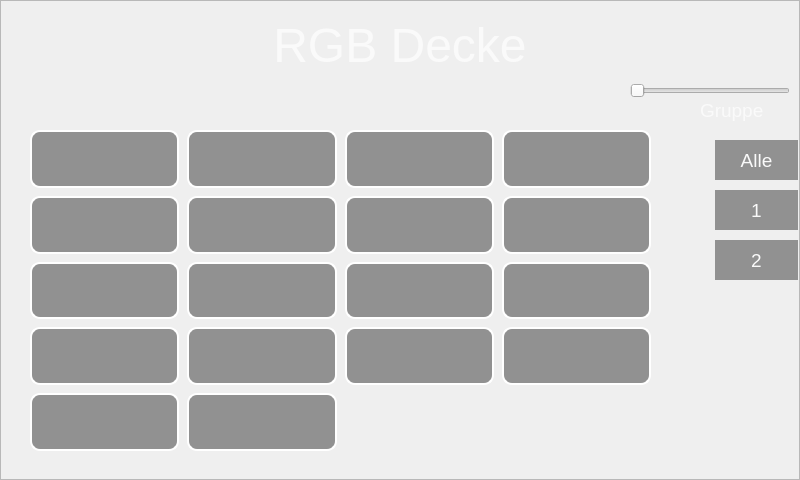
<?xml version="1.0" encoding="UTF-8"?>
<ui version="4.0">
 <class>RGB_Decke</class>
 <widget class="QDialog" name="RGB_Decke">
  <property name="enabled">
   <bool>true</bool>
  </property>
  <property name="geometry">
   <rect>
    <x>0</x>
    <y>0</y>
    <width>800</width>
    <height>480</height>
   </rect>
  </property>
  <property name="sizePolicy">
   <sizepolicy hsizetype="Fixed" vsizetype="Fixed">
    <horstretch>0</horstretch>
    <verstretch>0</verstretch>
   </sizepolicy>
  </property>
  <property name="minimumSize">
   <size>
    <width>800</width>
    <height>480</height>
   </size>
  </property>
  <property name="maximumSize">
   <size>
    <width>800</width>
    <height>480</height>
   </size>
  </property>
  <property name="windowTitle">
   <string>Dialog</string>
  </property>
  <property name="styleSheet">
   <string notr="true"/>
  </property>
  <widget class="QLabel" name="label">
   <property name="geometry">
    <rect>
     <x>0</x>
     <y>20</y>
     <width>800</width>
     <height>50</height>
    </rect>
   </property>
   <property name="font">
    <font>
     <pointsize>36</pointsize>
    </font>
   </property>
   <property name="styleSheet">
    <string notr="true">color:rgb(250,250,250);</string>
   </property>
   <property name="text">
    <string>RGB Decke</string>
   </property>
   <property name="textFormat">
    <enum>Qt::PlainText</enum>
   </property>
   <property name="alignment">
    <set>Qt::AlignCenter</set>
   </property>
  </widget>
  <widget class="QLabel" name="label_2">
   <property name="geometry">
    <rect>
     <x>700</x>
     <y>100</y>
     <width>101</width>
     <height>21</height>
    </rect>
   </property>
   <property name="font">
    <font>
     <pointsize>14</pointsize>
    </font>
   </property>
   <property name="styleSheet">
    <string notr="true">color:rgb(250,250,250);</string>
   </property>
   <property name="text">
    <string>Gruppe</string>
   </property>
  </widget>
  <widget class="QPushButton" name="pushButton_all">
   <property name="geometry">
    <rect>
     <x>715</x>
     <y>140</y>
     <width>83</width>
     <height>40</height>
    </rect>
   </property>
   <property name="font">
    <font>
     <pointsize>14</pointsize>
    </font>
   </property>
   <property name="focusPolicy">
    <enum>Qt::NoFocus</enum>
   </property>
   <property name="styleSheet">
    <string notr="true">border:none;
background-color:rgba(0,0,0,100);
color:rgb(250,250,250);</string>
   </property>
   <property name="text">
    <string>Alle</string>
   </property>
   <property name="checkable">
    <bool>true</bool>
   </property>
   <property name="flat">
    <bool>true</bool>
   </property>
  </widget>
  <widget class="QPushButton" name="pushButton_Group_1">
   <property name="geometry">
    <rect>
     <x>715</x>
     <y>190</y>
     <width>83</width>
     <height>40</height>
    </rect>
   </property>
   <property name="font">
    <font>
     <pointsize>14</pointsize>
    </font>
   </property>
   <property name="focusPolicy">
    <enum>Qt::NoFocus</enum>
   </property>
   <property name="styleSheet">
    <string notr="true">border:none;
background-color:rgba(0,0,0,100);
color:rgb(250,250,250);</string>
   </property>
   <property name="text">
    <string>1</string>
   </property>
   <property name="checkable">
    <bool>true</bool>
   </property>
   <property name="flat">
    <bool>true</bool>
   </property>
  </widget>
  <widget class="QPushButton" name="pushButton_Group_2">
   <property name="geometry">
    <rect>
     <x>715</x>
     <y>240</y>
     <width>83</width>
     <height>40</height>
    </rect>
   </property>
   <property name="font">
    <font>
     <pointsize>14</pointsize>
    </font>
   </property>
   <property name="focusPolicy">
    <enum>Qt::NoFocus</enum>
   </property>
   <property name="styleSheet">
    <string notr="true">border:none;
background-color:rgba(0,0,0,100);
color:rgb(250,250,250);</string>
   </property>
   <property name="text">
    <string>2</string>
   </property>
   <property name="checkable">
    <bool>true</bool>
   </property>
   <property name="flat">
    <bool>true</bool>
   </property>
  </widget>
  <widget class="QWidget" name="gridLayoutWidget">
   <property name="geometry">
    <rect>
     <x>30</x>
     <y>130</y>
     <width>621</width>
     <height>321</height>
    </rect>
   </property>
   <layout class="QGridLayout" name="gridLayout">
    <property name="spacing">
     <number>8</number>
    </property>
    <item row="4" column="3">
     <widget class="QPushButton" name="pushButton_16">
      <property name="sizePolicy">
       <sizepolicy hsizetype="Expanding" vsizetype="Expanding">
        <horstretch>0</horstretch>
        <verstretch>0</verstretch>
       </sizepolicy>
      </property>
      <property name="focusPolicy">
       <enum>Qt::NoFocus</enum>
      </property>
      <property name="styleSheet">
       <string notr="true">border:2px solid white;
border-radius:10px;
background-color:rgba(0,0,0,100);</string>
      </property>
      <property name="text">
       <string/>
      </property>
      <property name="checkable">
       <bool>true</bool>
      </property>
      <property name="checked">
       <bool>true</bool>
      </property>
      <property name="flat">
       <bool>true</bool>
      </property>
     </widget>
    </item>
    <item row="5" column="3">
     <widget class="QPushButton" name="pushButton_18">
      <property name="sizePolicy">
       <sizepolicy hsizetype="Expanding" vsizetype="Expanding">
        <horstretch>0</horstretch>
        <verstretch>0</verstretch>
       </sizepolicy>
      </property>
      <property name="focusPolicy">
       <enum>Qt::NoFocus</enum>
      </property>
      <property name="styleSheet">
       <string notr="true">border:2px solid white;
border-radius:10px;
background-color:rgba(0,0,0,100);</string>
      </property>
      <property name="text">
       <string/>
      </property>
      <property name="checkable">
       <bool>true</bool>
      </property>
      <property name="checked">
       <bool>true</bool>
      </property>
      <property name="flat">
       <bool>true</bool>
      </property>
     </widget>
    </item>
    <item row="1" column="1">
     <widget class="QPushButton" name="pushButton_2">
      <property name="sizePolicy">
       <sizepolicy hsizetype="Expanding" vsizetype="Expanding">
        <horstretch>0</horstretch>
        <verstretch>0</verstretch>
       </sizepolicy>
      </property>
      <property name="focusPolicy">
       <enum>Qt::NoFocus</enum>
      </property>
      <property name="styleSheet">
       <string notr="true">border:2px solid white;
border-radius:10px;
background-color:rgba(0,0,0,100);</string>
      </property>
      <property name="text">
       <string/>
      </property>
      <property name="checkable">
       <bool>true</bool>
      </property>
      <property name="checked">
       <bool>true</bool>
      </property>
      <property name="flat">
       <bool>true</bool>
      </property>
     </widget>
    </item>
    <item row="1" column="3">
     <widget class="QPushButton" name="pushButton_12">
      <property name="sizePolicy">
       <sizepolicy hsizetype="Expanding" vsizetype="Expanding">
        <horstretch>0</horstretch>
        <verstretch>0</verstretch>
       </sizepolicy>
      </property>
      <property name="focusPolicy">
       <enum>Qt::NoFocus</enum>
      </property>
      <property name="styleSheet">
       <string notr="true">border:2px solid white;
border-radius:10px;
background-color:rgba(0,0,0,100);</string>
      </property>
      <property name="text">
       <string/>
      </property>
      <property name="checkable">
       <bool>true</bool>
      </property>
      <property name="checked">
       <bool>true</bool>
      </property>
      <property name="flat">
       <bool>true</bool>
      </property>
     </widget>
    </item>
    <item row="1" column="0">
     <widget class="QPushButton" name="pushButton_1">
      <property name="sizePolicy">
       <sizepolicy hsizetype="Expanding" vsizetype="Expanding">
        <horstretch>0</horstretch>
        <verstretch>0</verstretch>
       </sizepolicy>
      </property>
      <property name="focusPolicy">
       <enum>Qt::NoFocus</enum>
      </property>
      <property name="styleSheet">
       <string notr="true">border:2px solid white;
border-radius:10px;
background-color:rgba(0,0,0,100);</string>
      </property>
      <property name="text">
       <string/>
      </property>
      <property name="checkable">
       <bool>true</bool>
      </property>
      <property name="checked">
       <bool>true</bool>
      </property>
      <property name="flat">
       <bool>true</bool>
      </property>
     </widget>
    </item>
    <item row="5" column="2">
     <widget class="QPushButton" name="pushButton_17">
      <property name="sizePolicy">
       <sizepolicy hsizetype="Expanding" vsizetype="Expanding">
        <horstretch>0</horstretch>
        <verstretch>0</verstretch>
       </sizepolicy>
      </property>
      <property name="focusPolicy">
       <enum>Qt::NoFocus</enum>
      </property>
      <property name="styleSheet">
       <string notr="true">border:2px solid white;
border-radius:10px;
background-color:rgba(0,0,0,100);</string>
      </property>
      <property name="text">
       <string/>
      </property>
      <property name="checkable">
       <bool>true</bool>
      </property>
      <property name="checked">
       <bool>true</bool>
      </property>
      <property name="flat">
       <bool>true</bool>
      </property>
     </widget>
    </item>
    <item row="4" column="2">
     <widget class="QPushButton" name="pushButton_15">
      <property name="sizePolicy">
       <sizepolicy hsizetype="Expanding" vsizetype="Expanding">
        <horstretch>0</horstretch>
        <verstretch>0</verstretch>
       </sizepolicy>
      </property>
      <property name="focusPolicy">
       <enum>Qt::NoFocus</enum>
      </property>
      <property name="styleSheet">
       <string notr="true">border:2px solid white;
border-radius:10px;
background-color:rgba(0,0,0,100);</string>
      </property>
      <property name="text">
       <string/>
      </property>
      <property name="checkable">
       <bool>true</bool>
      </property>
      <property name="checked">
       <bool>true</bool>
      </property>
      <property name="flat">
       <bool>true</bool>
      </property>
     </widget>
    </item>
    <item row="3" column="2">
     <widget class="QPushButton" name="pushButton_13">
      <property name="sizePolicy">
       <sizepolicy hsizetype="Expanding" vsizetype="Expanding">
        <horstretch>0</horstretch>
        <verstretch>0</verstretch>
       </sizepolicy>
      </property>
      <property name="focusPolicy">
       <enum>Qt::NoFocus</enum>
      </property>
      <property name="styleSheet">
       <string notr="true">border:2px solid white;
border-radius:10px;
background-color:rgba(0,0,0,100);</string>
      </property>
      <property name="text">
       <string/>
      </property>
      <property name="checkable">
       <bool>true</bool>
      </property>
      <property name="checked">
       <bool>true</bool>
      </property>
      <property name="flat">
       <bool>true</bool>
      </property>
     </widget>
    </item>
    <item row="3" column="3">
     <widget class="QPushButton" name="pushButton_14">
      <property name="sizePolicy">
       <sizepolicy hsizetype="Expanding" vsizetype="Expanding">
        <horstretch>0</horstretch>
        <verstretch>0</verstretch>
       </sizepolicy>
      </property>
      <property name="focusPolicy">
       <enum>Qt::NoFocus</enum>
      </property>
      <property name="styleSheet">
       <string notr="true">border:2px solid white;
border-radius:10px;
background-color:rgba(0,0,0,100);</string>
      </property>
      <property name="text">
       <string/>
      </property>
      <property name="checkable">
       <bool>true</bool>
      </property>
      <property name="checked">
       <bool>true</bool>
      </property>
      <property name="flat">
       <bool>true</bool>
      </property>
     </widget>
    </item>
    <item row="1" column="2">
     <widget class="QPushButton" name="pushButton_11">
      <property name="sizePolicy">
       <sizepolicy hsizetype="Expanding" vsizetype="Expanding">
        <horstretch>0</horstretch>
        <verstretch>0</verstretch>
       </sizepolicy>
      </property>
      <property name="focusPolicy">
       <enum>Qt::NoFocus</enum>
      </property>
      <property name="styleSheet">
       <string notr="true">border:2px solid white;
border-radius:10px;
background-color:rgba(0,0,0,100);</string>
      </property>
      <property name="text">
       <string/>
      </property>
      <property name="checkable">
       <bool>true</bool>
      </property>
      <property name="checked">
       <bool>true</bool>
      </property>
      <property name="flat">
       <bool>true</bool>
      </property>
     </widget>
    </item>
    <item row="5" column="0">
     <widget class="QPushButton" name="pushButton_7">
      <property name="sizePolicy">
       <sizepolicy hsizetype="Expanding" vsizetype="Expanding">
        <horstretch>0</horstretch>
        <verstretch>0</verstretch>
       </sizepolicy>
      </property>
      <property name="focusPolicy">
       <enum>Qt::NoFocus</enum>
      </property>
      <property name="styleSheet">
       <string notr="true">border:2px solid white;
border-radius:10px;
background-color:rgba(0,0,0,100);</string>
      </property>
      <property name="text">
       <string/>
      </property>
      <property name="checkable">
       <bool>true</bool>
      </property>
      <property name="checked">
       <bool>true</bool>
      </property>
      <property name="flat">
       <bool>true</bool>
      </property>
     </widget>
    </item>
    <item row="4" column="0">
     <widget class="QPushButton" name="pushButton_5">
      <property name="sizePolicy">
       <sizepolicy hsizetype="Expanding" vsizetype="Expanding">
        <horstretch>0</horstretch>
        <verstretch>0</verstretch>
       </sizepolicy>
      </property>
      <property name="focusPolicy">
       <enum>Qt::NoFocus</enum>
      </property>
      <property name="styleSheet">
       <string notr="true">border:2px solid white;
border-radius:10px;
background-color:rgba(0,0,0,100);</string>
      </property>
      <property name="text">
       <string/>
      </property>
      <property name="checkable">
       <bool>true</bool>
      </property>
      <property name="checked">
       <bool>true</bool>
      </property>
      <property name="flat">
       <bool>true</bool>
      </property>
     </widget>
    </item>
    <item row="3" column="0">
     <widget class="QPushButton" name="pushButton_3">
      <property name="sizePolicy">
       <sizepolicy hsizetype="Expanding" vsizetype="Expanding">
        <horstretch>0</horstretch>
        <verstretch>0</verstretch>
       </sizepolicy>
      </property>
      <property name="focusPolicy">
       <enum>Qt::NoFocus</enum>
      </property>
      <property name="styleSheet">
       <string notr="true">border:2px solid white;
border-radius:10px;
background-color:rgba(0,0,0,100);</string>
      </property>
      <property name="text">
       <string/>
      </property>
      <property name="checkable">
       <bool>true</bool>
      </property>
      <property name="checked">
       <bool>true</bool>
      </property>
      <property name="flat">
       <bool>true</bool>
      </property>
     </widget>
    </item>
    <item row="6" column="1">
     <widget class="QPushButton" name="pushButton_10">
      <property name="sizePolicy">
       <sizepolicy hsizetype="Expanding" vsizetype="Expanding">
        <horstretch>0</horstretch>
        <verstretch>0</verstretch>
       </sizepolicy>
      </property>
      <property name="focusPolicy">
       <enum>Qt::NoFocus</enum>
      </property>
      <property name="styleSheet">
       <string notr="true">border:2px solid white;
border-radius:10px;
background-color:rgba(0,0,0,100);</string>
      </property>
      <property name="text">
       <string/>
      </property>
      <property name="checkable">
       <bool>true</bool>
      </property>
      <property name="checked">
       <bool>true</bool>
      </property>
      <property name="flat">
       <bool>true</bool>
      </property>
     </widget>
    </item>
    <item row="4" column="1">
     <widget class="QPushButton" name="pushButton_6">
      <property name="sizePolicy">
       <sizepolicy hsizetype="Expanding" vsizetype="Expanding">
        <horstretch>0</horstretch>
        <verstretch>0</verstretch>
       </sizepolicy>
      </property>
      <property name="focusPolicy">
       <enum>Qt::NoFocus</enum>
      </property>
      <property name="styleSheet">
       <string notr="true">border:2px solid white;
border-radius:10px;
background-color:rgba(0,0,0,100);</string>
      </property>
      <property name="text">
       <string/>
      </property>
      <property name="checkable">
       <bool>true</bool>
      </property>
      <property name="checked">
       <bool>true</bool>
      </property>
      <property name="flat">
       <bool>true</bool>
      </property>
     </widget>
    </item>
    <item row="5" column="1">
     <widget class="QPushButton" name="pushButton_8">
      <property name="sizePolicy">
       <sizepolicy hsizetype="Expanding" vsizetype="Expanding">
        <horstretch>0</horstretch>
        <verstretch>0</verstretch>
       </sizepolicy>
      </property>
      <property name="focusPolicy">
       <enum>Qt::NoFocus</enum>
      </property>
      <property name="styleSheet">
       <string notr="true">border:2px solid white;
border-radius:10px;
background-color:rgba(0,0,0,100);</string>
      </property>
      <property name="text">
       <string/>
      </property>
      <property name="checkable">
       <bool>true</bool>
      </property>
      <property name="checked">
       <bool>true</bool>
      </property>
      <property name="flat">
       <bool>true</bool>
      </property>
     </widget>
    </item>
    <item row="6" column="0">
     <widget class="QPushButton" name="pushButton_9">
      <property name="sizePolicy">
       <sizepolicy hsizetype="Expanding" vsizetype="Expanding">
        <horstretch>0</horstretch>
        <verstretch>0</verstretch>
       </sizepolicy>
      </property>
      <property name="focusPolicy">
       <enum>Qt::NoFocus</enum>
      </property>
      <property name="styleSheet">
       <string notr="true">border:2px solid white;
border-radius:10px;
background-color:rgba(0,0,0,100);</string>
      </property>
      <property name="text">
       <string/>
      </property>
      <property name="checkable">
       <bool>true</bool>
      </property>
      <property name="checked">
       <bool>true</bool>
      </property>
      <property name="flat">
       <bool>true</bool>
      </property>
     </widget>
    </item>
    <item row="3" column="1">
     <widget class="QPushButton" name="pushButton_4">
      <property name="sizePolicy">
       <sizepolicy hsizetype="Expanding" vsizetype="Expanding">
        <horstretch>0</horstretch>
        <verstretch>0</verstretch>
       </sizepolicy>
      </property>
      <property name="focusPolicy">
       <enum>Qt::NoFocus</enum>
      </property>
      <property name="styleSheet">
       <string notr="true">border:2px solid white;
border-radius:10px;
background-color:rgba(0,0,0,100);</string>
      </property>
      <property name="text">
       <string/>
      </property>
      <property name="checkable">
       <bool>true</bool>
      </property>
      <property name="checked">
       <bool>true</bool>
      </property>
      <property name="flat">
       <bool>true</bool>
      </property>
     </widget>
    </item>
   </layout>
  </widget>
  <widget class="QPushButton" name="pushButton_back">
   <property name="geometry">
    <rect>
     <x>730</x>
     <y>410</y>
     <width>60</width>
     <height>60</height>
    </rect>
   </property>
   <property name="focusPolicy">
    <enum>Qt::NoFocus</enum>
   </property>
   <property name="text">
    <string/>
   </property>
   <property name="icon">
    <iconset resource="bilder.qrc">
     <normaloff>:/bilder/Icons/arrow_left_icon.png</normaloff>:/bilder/Icons/arrow_left_icon.png</iconset>
   </property>
   <property name="iconSize">
    <size>
     <width>50</width>
     <height>50</height>
    </size>
   </property>
   <property name="flat">
    <bool>true</bool>
   </property>
  </widget>
  <widget class="QFrame" name="frame">
   <property name="geometry">
    <rect>
     <x>0</x>
     <y>0</y>
     <width>800</width>
     <height>480</height>
    </rect>
   </property>
   <property name="styleSheet">
    <string notr="true">background-image: url(:/bilder/Icons/back_dark.png);</string>
   </property>
   <property name="frameShape">
    <enum>QFrame::StyledPanel</enum>
   </property>
   <property name="frameShadow">
    <enum>QFrame::Raised</enum>
   </property>
   <widget class="QSlider" name="horizontalSlider">
    <property name="geometry">
     <rect>
      <x>630</x>
      <y>80</y>
      <width>160</width>
      <height>21</height>
     </rect>
    </property>
    <property name="maximum">
     <number>100</number>
    </property>
    <property name="value">
     <number>0</number>
    </property>
    <property name="orientation">
     <enum>Qt::Horizontal</enum>
    </property>
   </widget>
  </widget>
  <widget class="QFrame" name="frame_2">
   <property name="geometry">
    <rect>
     <x>0</x>
     <y>100</y>
     <width>680</width>
     <height>370</height>
    </rect>
   </property>
   <property name="styleSheet">
    <string notr="true">background-image: url(:/bilder/Icons/back_grundriss.png);</string>
   </property>
   <property name="frameShape">
    <enum>QFrame::NoFrame</enum>
   </property>
   <property name="frameShadow">
    <enum>QFrame::Plain</enum>
   </property>
  </widget>
  <zorder>frame</zorder>
  <zorder>label</zorder>
  <zorder>label_2</zorder>
  <zorder>pushButton_all</zorder>
  <zorder>pushButton_Group_1</zorder>
  <zorder>pushButton_Group_2</zorder>
  <zorder>gridLayoutWidget</zorder>
  <zorder>pushButton_back</zorder>
  <zorder>frame_2</zorder>
 </widget>
 <resources>
  <include location="bilder.qrc"/>
 </resources>
 <connections/>
</ui>
